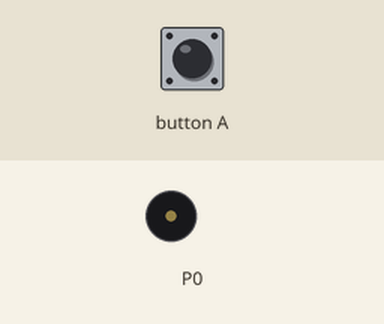
This program was run on a simulated BBC micro:bit (MakeCode). Shown: buzzer (waves = sounding). The inputs (shaded band) are chosen by the test bench.

Above: at 1.2 s.
1.3 s: button A pressed for 0.15 s
At 1.7 s:
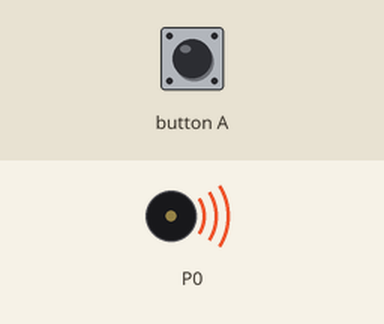
Timing chart, 0 to 6.5 s (numbered marks = the images above; inputs shaded):
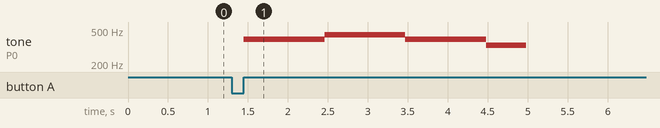

The program:

main.ts
```typescript
input.onButtonPressed(Button.A, function () {
    music.play(music.tonePlayable(392, music.beat(BeatFraction.Whole)), music.PlaybackMode.UntilDone)
    music.play(music.tonePlayable(392, music.beat(BeatFraction.Whole)), music.PlaybackMode.UntilDone)
    music.play(music.tonePlayable(440, music.beat(BeatFraction.Whole)), music.PlaybackMode.UntilDone)
    music.play(music.tonePlayable(440, music.beat(BeatFraction.Whole)), music.PlaybackMode.UntilDone)
    music.play(music.tonePlayable(392, music.beat(BeatFraction.Whole)), music.PlaybackMode.UntilDone)
    music.play(music.tonePlayable(392, music.beat(BeatFraction.Whole)), music.PlaybackMode.UntilDone)
    music.play(music.tonePlayable(330, music.beat(BeatFraction.Whole)), music.PlaybackMode.UntilDone)
})
music.setBuiltInSpeakerEnabled(true)
```

test.ts
```typescript
// 테스트는 여기로 이동합니다; 이 패키지가 확장으로 사용될 때 컴파일되지 않을 것 입니다.
```

Measured:
- after the input at 1.3 s, tone on P0: plays 392 Hz for 1.0 s, 440 Hz for 1.0 s, 392 Hz for 1.0 s, 330 Hz for 0.50 s, starting after 0.15 s
